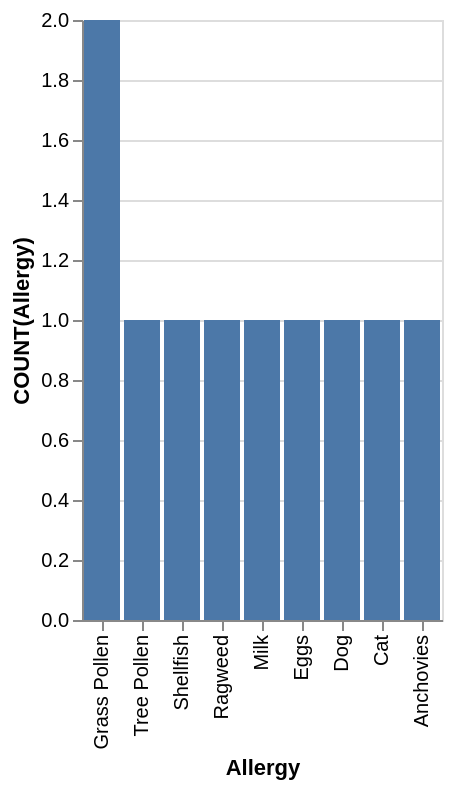

Describe this chart as a Vega-Lite specification.
### Vega-Lite specification from a JSON file in a GitHub repository (floating-point values rounded to 4 significant figures)
{"data": {"values": [{"x_data": "Grass Pollen", "y_data": 2}, {"x_data": "Tree Pollen", "y_data": 1}, {"x_data": "Shellfish", "y_data": 1}, {"x_data": "Ragweed", "y_data": 1}, {"x_data": "Milk", "y_data": 1}, {"x_data": "Eggs", "y_data": 1}, {"x_data": "Dog", "y_data": 1}, {"x_data": "Cat", "y_data": 1}, {"x_data": "Anchovies", "y_data": 1}]}, "mark": "bar", "encoding": {"x": {"field": "x_data", "type": "nominal", "title": "Allergy", "sort": {"op": "sum", "field": "y_data", "order": "descending"}}, "y": {"field": "y_data", "type": "quantitative", "title": "COUNT(Allergy)"}}}
